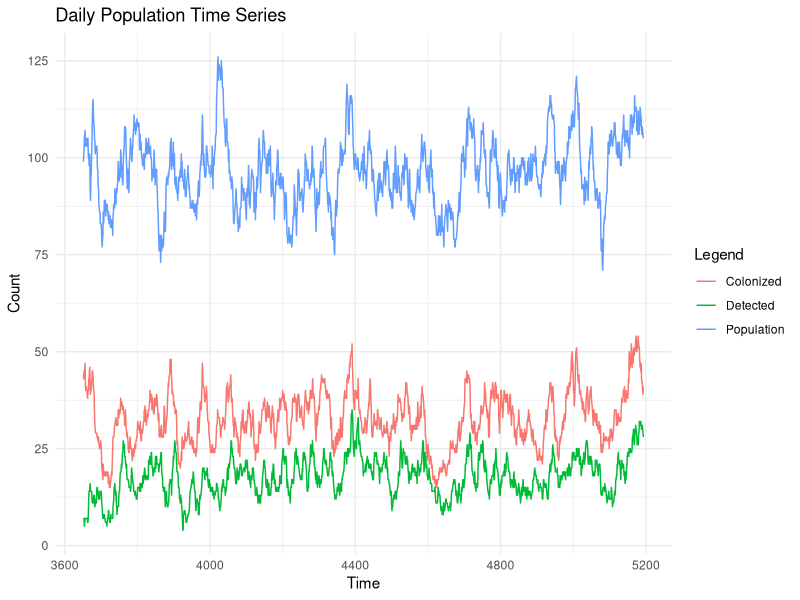
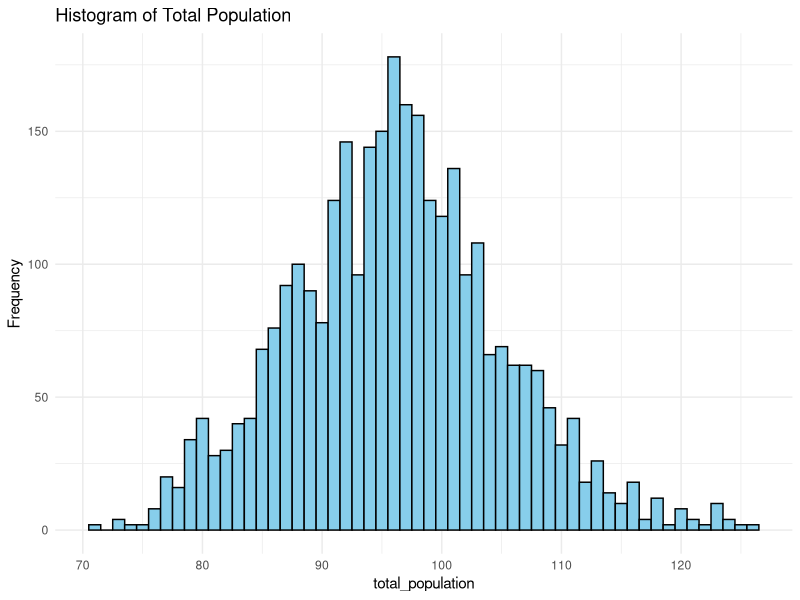
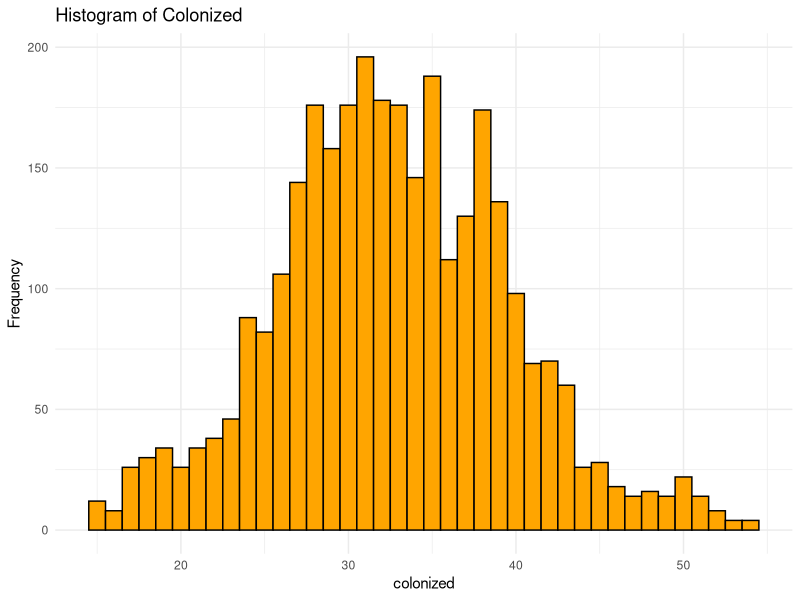
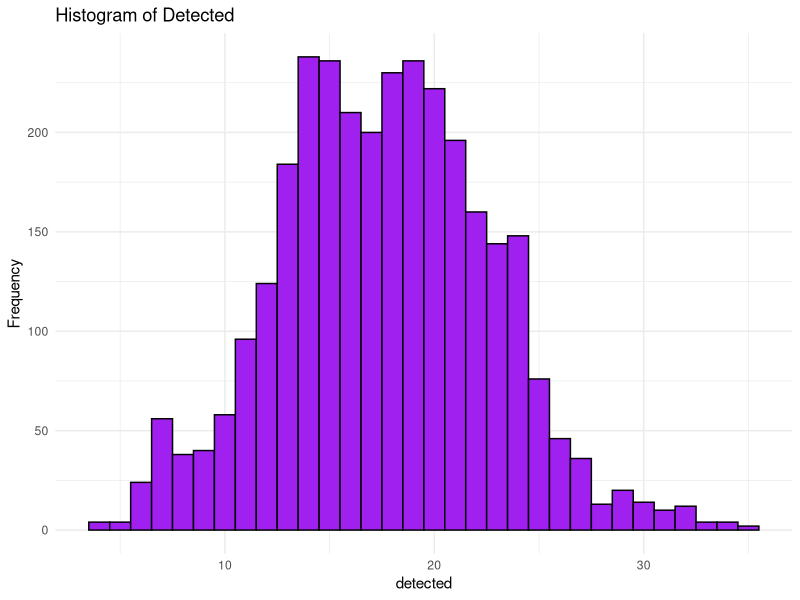

These charts were generated, in order, by the following R code:
## ---- chunk 1
# Read admissions.txt and show descriptive info and stats

# Read admissions.txt
admissions_df <- read.table('../data/admissions.demo.txt', header=TRUE, sep=',', stringsAsFactors=FALSE)

# Show structure 
cat('Admissions data:')
head(admissions_df)
## ---- chunk 2
#read clinical_detections and give descriptive stats.

clinical_detections_df <- read.table('../data/clinicalDetection.demo.txt', header=TRUE, sep=',', stringsAsFactors=FALSE)

#show sample of rows:
head(clinical_detections_df)
#show descriptive stats
summary(clinical_detections_df)
## ---- chunk 3

# Read daily_population_stats.txt (comma-delimited)
daily_pop_df <- read.table('../data/daily_population_stats.demo.txt', header=TRUE, sep=',', stringsAsFactors=FALSE)

# Show structure and summary
cat('Daily population stats:')
head(daily_pop_df)
cat('\nSummary statistics:')
summary(daily_pop_df)
## ---- chunk 4
# Time-series plot: population, colonized, detected vs time
library(ggplot2)

# Assume columns: time, Total Population, Colonized, Detected
ggplot(daily_pop_df, aes(x = time)) +
	geom_line(aes(y = `total_population`, color = 'Population')) +
	geom_line(aes(y = colonized, color = 'Colonized')) +
	geom_line(aes(y = detected, color = 'Detected')) +
	labs(title = 'Daily Population Time Series', x = 'Time', y = 'Count', color = 'Legend') +
	theme_minimal()
## ---- chunk 5
# Histogram of Total Population
ggplot(daily_pop_df, aes(x = total_population)) +
	geom_histogram(binwidth = 1, fill = 'skyblue', color = 'black') +
	labs(title = 'Histogram of Total Population', x = 'total_population', y = 'Frequency') +
	theme_minimal()

# Histogram of Colonized
ggplot(daily_pop_df, aes(x = colonized)) +
	geom_histogram(binwidth = 1, fill = 'orange', color = 'black') +
	labs(title = 'Histogram of Colonized', x = 'colonized', y = 'Frequency') +
	theme_minimal()

# Histogram of Detected
ggplot(daily_pop_df, aes(x = detected)) +
	geom_histogram(binwidth = 1, fill = 'purple', color = 'black') +
	labs(title = 'Histogram of Detected', x = 'detected', y = 'Frequency') +
	theme_minimal()
